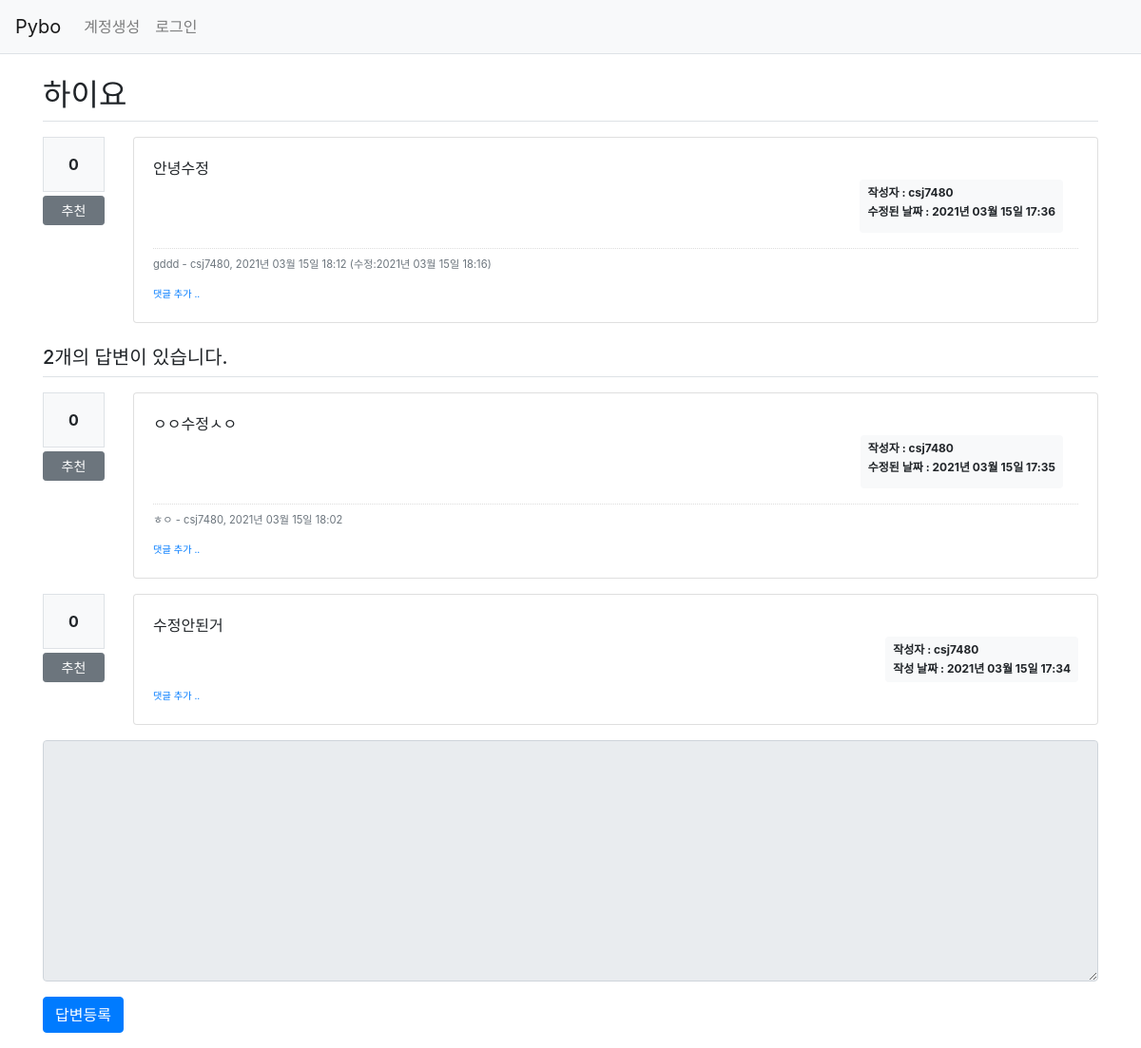
The app's page /question/detail/1/ with its own data.
### pybo/models.py (models this page shows)
class Question(db.Model):
    id = db.Column(db.Integer, primary_key=True)
    subject = db.Column(db.String(200), nullable=False)
    content = db.Column(db.Text(), nullable=False)
    create_date = db.Column(db.DateTime(), nullable=False)
    user_id = db.Column(db.Integer, db.ForeignKey('user.id', ondelete='CASCADE'), nullable=False)
    user = db.relationship('User', backref=db.backref('question_set'))
    modify_date = db.Column(db.DateTime(),nullable = True)
    voter= db.relationship('User', secondary=question_voter, backref = db.backref('question_voter_set'))

class User(db.Model):
    id = db.Column(db.Integer, primary_key=True)
    username = db.Column(db.String(150), unique=True, nullable=False)
    password = db.Column(db.String(200), nullable=False)
    email = db.Column(db.String(120), unique=True, nullable=False)

class Comment(db.Model):
    id = db.Column(db.Integer, primary_key=True)
    user_id = db.Column(db.Integer, db.ForeignKey('user.id', ondelete='CASCADE'), nullable=False)
    user = db.relationship('User', backref=db.backref('comment_set'))
    content = db.Column(db.Text(), nullable=False)
    create_date = db.Column(db.DateTime(), nullable=False)
    modify_date = db.Column(db.DateTime())
    question_id = db.Column(db.Integer, db.ForeignKey('question.id', ondelete='CASCADE'), nullable=True)
    question = db.relationship('Question', backref=db.backref('comment_set'))
    answer_id = db.Column(db.Integer, db.ForeignKey('answer.id', ondelete='CASCADE'), nullable=True)
    answer = db.relationship('Answer', backref=db.backref('comment_set'))

class Answer(db.Model):
    id = db.Column(db.Integer, primary_key=True)
    question_id = db.Column(db.Integer, db.ForeignKey('question.id', ondelete='CASCADE'))
    question = db.relationship('Question', backref=db.backref('answer_set'))
    content = db.Column(db.Text(), nullable=False)
    create_date = db.Column(db.DateTime(), nullable=False)
    user_id = db.Column(db.Integer, db.ForeignKey('user.id', ondelete='CASCADE'), nullable=False)
    user = db.relationship('User', backref=db.backref('answer_set'))
    modify_date = db.Column(db.DateTime(),nullable = True)
    voter = db.relationship('User', secondary=answer_voter, backref=db.backref('answer_voter_set'))

### pybo/views/question_views.py (the view)
@bp.route('/detail/<int:question_id>/')
def detail(question_id):
    form = AnswerForm()
    question = Question.query.get_or_404(question_id)
    return render_template('question/question_detail.html', question=question, form=form)

### pybo/forms.py
class AnswerForm(FlaskForm):
    content = TextAreaField('내용', validators=[DataRequired('내용은 필수입력 항목입니다.')])

### pybo/filter.py (called while the page is built)
def format_datetime(value, fmt='%Y년 %m월 %d일 %H:%M'):
    return value.strftime(fmt)

### pybo/views/auth_views.py (called while the page is built)
@bp.before_app_request
def load_logged_in_user():
    user_id = session.get('user_id')
    if user_id is None:
        g.user = None
    else:
        g.user = User.query.get(user_id)

### pybo/templates/question/question_detail.html (shortened to what this page needs)
{% extends 'base.html' %}
{% block content %}
<div class="container my-3">
    <h2 class="border-bottom py-2">{{ question.subject }}</h2>
    <div class = "row my-3">
      <div class = "col-1">
        <div class = "bg-light text-center p-3 border font-weight-bolder mb-1">{{question.voter|length}}</div>
        <a href="#" data-uri="{{url_for('vote.question', question_id = question.id)}}" class = "recommend btn btn-sm btn-secondary btn-block my-1">추천</a>
        </div>
        <div class = "col-11">
            <div class="card">
                <div class="card-body">
                    <div class="card-text" style="white-space: pre-line;">{{ question.content }}
                    </div>
                    <div class="d-flex justify-content-end">
                          {% if question.modify_date %}
                          <div class="badge badge-light p-2 text-left mx-3">
                              <div class="mb-2">작성자 : {{question.user.username}}</div>
                              <div class = "mb-2">수정된 날짜 : {{ question.modify_date|datetime }}</div>
                          </div>
                          {% else %}
                          <div class="badge badge-light p-2 text-left">
                            <div class = "mb-2">작성자 : {{question.user.username}} </div>
                            <div> 작성된 날짜 : {{ question.create_date|datetime }}</div>
                          </div>
                          {% endif %}
                    </div>
                      {% if question.comment_set|length > 0 %}
                      <div class="mt-3">
                      {% for comment in question.comment_set %}
                          <div class="comment py-2 text-muted">
                              <span style="white-space: pre-line;">{{ comment.content }}</span>
                              <span>
                                  - {{ comment.user.username }}, {{ comment.create_date|datetime }}
                                  {% if comment.modify_date %}
                                  (수정:{{ comment.modify_date|datetime }})
                                  {% endif %}
                              </span>
                          </div>
                      {% endfor %}
                      </div>
                      {% endif %}
                      <div>
                          <a href="{{ url_for('comment.create_question', question_id=question.id) }}"
                             class="small"><small>댓글 추가 ..</small></a>
                      </div>
                  </div>
              </div>
        </div>
    </div>
    <h5 class="border-bottom my-3 py-2">{{ question.answer_set|length }}개의 답변이 있습니다.</h5>
    {% for answer in question.answer_set %}
    <div class="row my-3">
        <div class="col-1">
            <div class="bg-light text-center p-3 border font-weight-bolder mb-1">{{ answer.voter|length }}</div>
            <a href="#" data-uri="{{ url_for('vote.answer', answer_id=answer.id) }}"
                class="recommend btn btn-sm btn-secondary btn-block my-1">추천</a>
        </div>
      <div class="col-11">
        <div class="card">
            <div class="card-body">
                <div class="card-text" style="white-space: pre-line;">{{ answer.content }}</div>
                <div class="d-flex justify-content-end">
                  {% if answer.modify_date %}
                  <div class="badge badge-light p-2 text-left mx-3">
                      <div class="mb-2">작성자 : {{answer.user.username}}</div>
                      <div class = "mb-2">수정된 날짜 : {{ answer.modify_date|datetime }}</div>
                  </div>
                  {% else %}
                    <div class="badge badge-light p-2 text-left">
                        <div class = "mb-2">작성자 : {{ answer.user.username }}</div>
                        <div>작성 날짜 : {{answer.create_date|datetime}}</div>
                    </div>
                  {% endif %}
                </div>
                {% if answer.comment_set|length > 0 %}
                <div class="mt-3">
                {% for comment in answer.comment_set %}
                    <div class="comment py-2 text-muted">
                        <span style="white-space: pre-line;">{{ comment.content }}</span>
                        <span>
                            - {{ comment.user.username }}, {{ comment.create_date|datetime }}
                        </span>
                    </div>
                {% endfor %}
                </div>
                {% endif %}
                <div>
                    <a href="{{ url_for('comment.create_answer', answer_id=answer.id) }}"
                       class="small"><small>댓글 추가 ..</small></a>
                </div>
            </div>
        </div>
      </div>
    </div>
    {% endfor %}
    <form action="{{ url_for('answer.create', question_id=question.id) }}" method="post" class="my-3">
        <div class="form-group">
            <textarea {% if not g.user %}disabled{% endif %}
                    name="content" id="content" class="form-control" rows="10"></textarea>
        </div>
        <input type="submit" value="답변등록" class="btn btn-primary">
    </form>
</div>
{% endblock %}

### pybo/static/style.css (style rules this page uses)
.comment { border-top:dotted 1px #ddd!important; font-size:0.7em!important; }

### records on screen
Question: subject "하이요", content "안녕수정", modify_date "2021년 03월 15일 17:36"
User: user.username "csj7480"
Comment: content "gddd", user.username "csj7480", create_date "2021년 03월 15일 18:12", modify_date "2021년 03월 15일 18:16"
Answer: voter|length "0", content "ㅇㅇ수정ㅅㅇ", user.username "csj7480", modify_date "2021년 03월 15일 17:35"
Comment: content "ㅎㅇ", user.username "csj7480", create_date "2021년 03월 15일 18:02"
Answer: voter|length "0", content "수정안된거", user.username "csj7480", create_date "2021년 03월 15일 17:34"

### other values on screen
{{ question.voter|length }} "0"
{{ question.answer_set|length }} "2"
